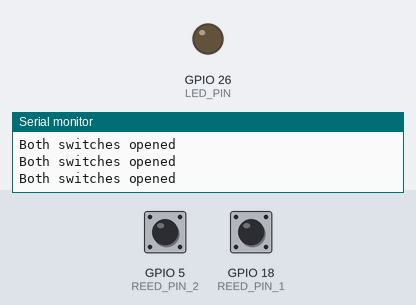
Bench run of a sketch on a simulated ESP32. Parts: output pins drawn as LEDs (lit = HIGH), the last lines printed to the serial monitor. Dashed ring = blinking. The inputs (shaded band) are chosen by the test bench; at power-on: GPIO 5 (REED_PIN_2) HIGH, GPIO 18 (REED_PIN_1) HIGH.

Above: at 1.2 s.
1.3 s: GPIO 5 (REED_PIN_2) driven LOW
At 2.5 s:
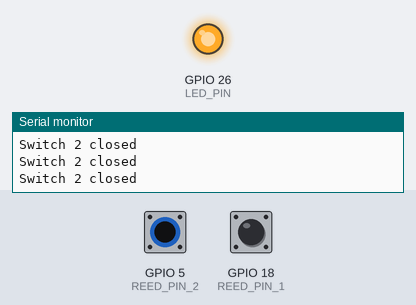
2.8 s: GPIO 5 (REED_PIN_2) driven HIGH
At 4.2 s:
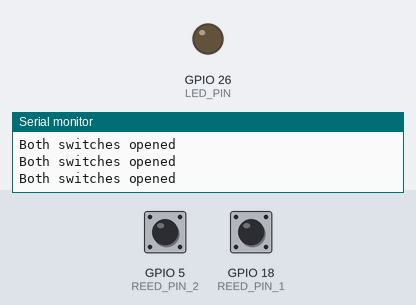
5.8 s: GPIO 18 (REED_PIN_1) driven LOW
At 6.3 s:
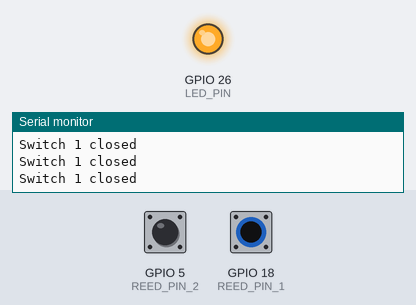
7.3 s: GPIO 18 (REED_PIN_1) driven HIGH
At 7.8 s:
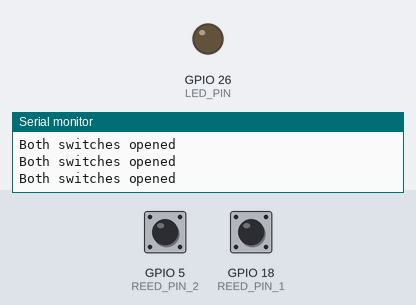
10.3 s: GPIO 5 (REED_PIN_2) pulsed LOW 2 times (0.12 s each, 0.3 s apart)
At 10.68 s:
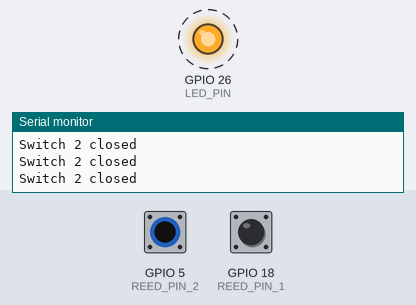
13.9 s: GPIO 18 (REED_PIN_1) pulsed LOW 5 times (0.12 s each, 0.3 s apart)
At 15.5 s:
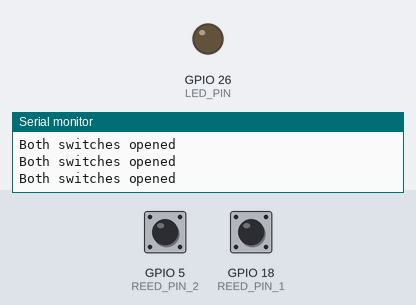
Timing chart, 0 to 17.0 s (numbered marks = the images above; inputs shaded):
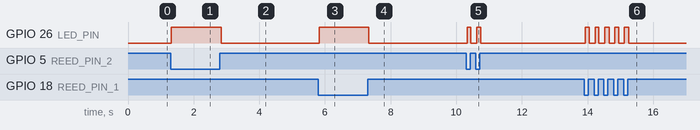

Measured:
- after the input at 1.3 s, GPIO 26 (LED_PIN): LOW → HIGH at once
- after the input at 2.8 s, GPIO 26 (LED_PIN): HIGH → LOW at once
- after the input at 5.8 s, GPIO 26 (LED_PIN): LOW → HIGH at once
- after the input at 7.3 s, GPIO 26 (LED_PIN): HIGH → LOW at once
- after the input at 10.3 s, GPIO 26 (LED_PIN): alternates HIGH for 0.12 s and LOW for 0.18 s, 4 changes in all, then stays LOW, starting at once
- after the input at 13.9 s, GPIO 26 (LED_PIN): alternates HIGH for 0.13 s and LOW for 0.18 s, 10 changes in all, then stays LOW, starting at once

The sketch:

REED_Switch.ino
```cpp
const int REED_PIN_1 = 18; // Analog pin connected to reed switch 1
const int REED_PIN_2 = 5; // Analog pin connected to reed switch 2
const int LED_PIN = 26;    // LED pin

void setup() {
  Serial.begin(9600);
  pinMode(REED_PIN_1, INPUT_PULLUP); // Enable internal pull-up for reed switch 1
  pinMode(REED_PIN_2, INPUT_PULLUP); // Enable internal pull-up for reed switch 2
  pinMode(LED_PIN, OUTPUT);
}

void loop() {
  int proximity1 = digitalRead(REED_PIN_1); // Read the state of reed switch 1
  int proximity2 = digitalRead(REED_PIN_2); // Read the state of reed switch 2

  // If the first switch is closed, turn on the LED and print a message
  if (proximity1 == LOW) {
    Serial.println("Switch 1 closed");
    digitalWrite(LED_PIN, HIGH); // Turn the LED on
  }
  // If the second switch is closed, turn on the LED and print a message
  else if (proximity2 == LOW) {
    Serial.println("Switch 2 closed");
    digitalWrite(LED_PIN, HIGH); // Turn the LED on
  } else {
    Serial.println("Both switches opened");
    digitalWrite(LED_PIN, LOW); // Turn the LED off
  }
}
```
